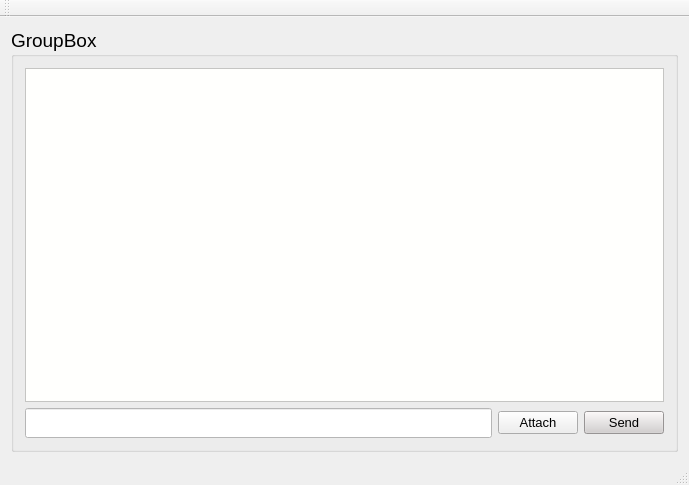
<?xml version="1.0" encoding="UTF-8"?>
<ui version="4.0">
 <class>ChatBox</class>
 <widget class="QMainWindow" name="ChatBox">
  <property name="geometry">
   <rect>
    <x>0</x>
    <y>0</y>
    <width>689</width>
    <height>485</height>
   </rect>
  </property>
  <property name="windowTitle">
   <string>MainWindow</string>
  </property>
  <widget class="QWidget" name="centralWidget">
   <layout class="QHBoxLayout" name="horizontalLayout_2">
    <item>
     <widget class="QGroupBox" name="groupBox">
      <property name="font">
       <font>
        <pointsize>14</pointsize>
       </font>
      </property>
      <property name="styleSheet">
       <string notr="true">background-color:rgb(239, 239, 239);
title{font-color:rgb(255, 0, 0)};</string>
      </property>
      <property name="title">
       <string>GroupBox</string>
      </property>
      <layout class="QVBoxLayout" name="verticalLayout">
       <item>
        <widget class="QTextBrowser" name="textBrowser">
         <property name="styleSheet">
          <string notr="true">background-color: rgb(255, 255, 253)</string>
         </property>
        </widget>
       </item>
       <item>
        <layout class="QHBoxLayout" name="horizontalLayout">
         <item>
          <widget class="QLineEdit" name="lineEdit">
           <property name="font">
            <font>
             <family>Sitka Subheading</family>
             <pointsize>11</pointsize>
            </font>
           </property>
           <property name="styleSheet">
            <string notr="true">background-color: rgb(255, 255, 255)</string>
           </property>
          </widget>
         </item>
         <item>
          <widget class="QPushButton" name="file_attach">
           <property name="font">
            <font>
             <pointsize>10</pointsize>
            </font>
           </property>
           <property name="text">
            <string>Attach</string>
           </property>
          </widget>
         </item>
         <item>
          <widget class="QPushButton" name="pushButton">
           <property name="font">
            <font>
             <pointsize>10</pointsize>
            </font>
           </property>
           <property name="styleSheet">
            <string notr="true">background-color : rgb(211, 207, 207)</string>
           </property>
           <property name="text">
            <string>Send</string>
           </property>
          </widget>
         </item>
        </layout>
       </item>
      </layout>
     </widget>
    </item>
   </layout>
  </widget>
  <widget class="QMenuBar" name="menuBar">
   <property name="geometry">
    <rect>
     <x>0</x>
     <y>0</y>
     <width>689</width>
     <height>21</height>
    </rect>
   </property>
  </widget>
  <widget class="QToolBar" name="mainToolBar">
   <attribute name="toolBarArea">
    <enum>TopToolBarArea</enum>
   </attribute>
   <attribute name="toolBarBreak">
    <bool>false</bool>
   </attribute>
  </widget>
  <widget class="QStatusBar" name="statusBar"/>
 </widget>
 <layoutdefault spacing="6" margin="11"/>
 <resources/>
 <connections/>
</ui>
